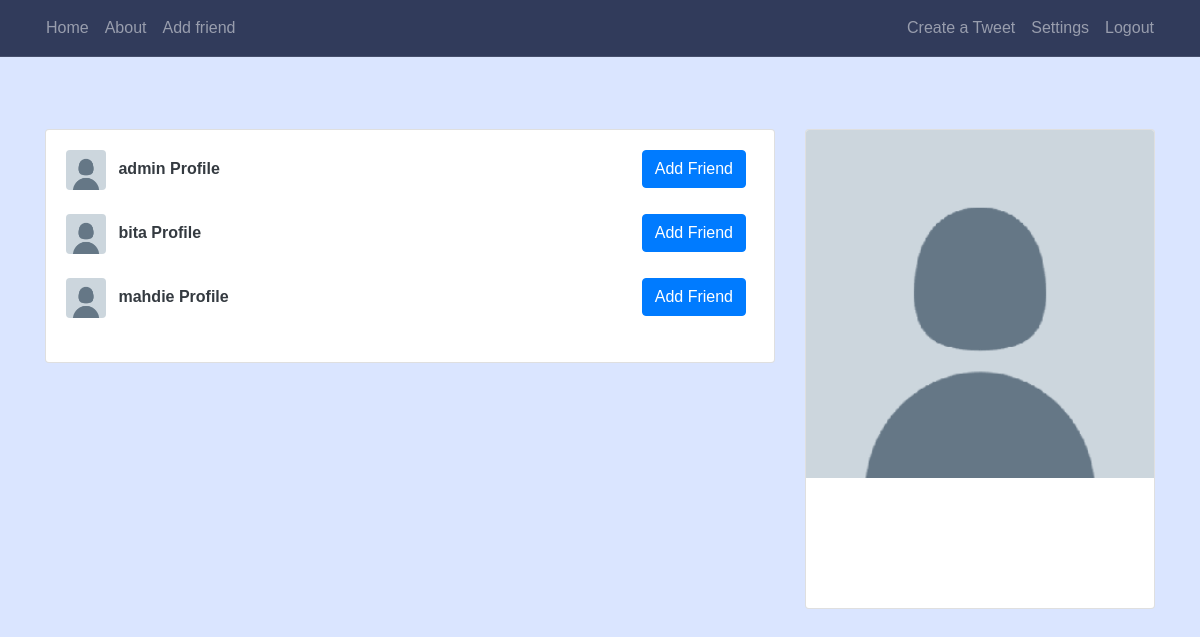
Screenshot of /users/ (signed in) with the database file from the repository.
### apps/user/models/user.py (models this page shows, shortened)
class Profile(models.Model):
    user = models.OneToOneField(User, on_delete=models.CASCADE)
    image = models.ImageField(default='default.png', upload_to='profile_pics')
    bio = models.CharField(max_length=255, blank=True)
    first_name = models.CharField(max_length=50, blank=True, null=True)
    last_name = models.CharField(max_length=50, blank=True, null=True)
    friends = models.ManyToManyField("Profile", blank=True, null=True)
    website = models.CharField(max_length=200, blank=True, null=True)
    phone_number = models.CharField(max_length=11, blank=True,
                                    validators=[mobile_length_validator, mobile_validator, validate_not_empty],
                                    help_text='Please use the follow format :<em>09- - - - - - - - -</em>')
    GENDER_CHOICES = [('Female', 'Female'), ('Male', 'Male'), ('None', 'None')]
    gender = models.CharField(max_length=6, choices=GENDER_CHOICES, default='None')
    birthday = models.DateField(blank=True, null=True,
                                help_text='Please use the follow format :<em>YYYY-MM-DD</em>')
    slug = models.SlugField(verbose_name="Slug", allow_unicode=True, unique=True, blank=True, null=True, default=None)
    def __str__(self):
        return f'{self.user.username} Profile'

### apps/user/views.py (the view)
# urls.py: path('users/', views.users_list, name='users_list'),
@login_required
def users_list(request):
    users = Profile.objects.exclude(user=request.user)
    sent_friend_requests = FriendRequest.objects.filter(from_user=request.user)
    my_friends = request.user.profile.friends.all()
    sent_to = []
    friends = []
    for user in my_friends:
        friend = user.friends.all()
        for f in friend:
            if f in friends:
                friend = friend.exclude(user=f.user)
        friends += friend
    for i in my_friends:
        if i in friends:
            friends.remove(i)
    if request.user.profile in friends:
        friends.remove(request.user.profile)
    random_list = random.sample(list(users), min(len(list(users)), 10))
    for r in random_list:
        if r in friends:
            random_list.remove(r)
    friends += random_list
    for i in my_friends:
        if i in friends:
            friends.remove(i)
    for se in sent_friend_requests:
        sent_to.append(se.to_user)
    context = {
        'users': friends,
        'sent': sent_to
    }
    return render(request, "user/users_list.html", context)

### apps/user/templates/user/users_list.html (shortened to what this page needs)
{% extends "post/base.html" %}
{% load static %}
{% block content %}
<div class="container">
  <div class="row">
    <div class="col-md-8">
      {% if users %}
      <div class="card card-signin my-5">
        <div class="card-body">
          {% for user_p in users %}
          <a href="{{ user_p.get_absolute_url }}"
            ><img
              src="{{ user_p.image.url }}"
              class="rounded mr-2"
              width="40"
              height="40"
              alt=""
          /></a>
          <a class="text-dark" href="{{ user_p.get_absolute_url }}"
            ><b>{{ user_p }}</b></a
          >
          {% if not user_p.user in sent %}
          <small class="float-right">
            <a
              class="btn btn-primary mr-2"
              href="{% url 'send_friend_request' user_p.id %}"
              >Add Friend</a
            >
          </small>
          {% endif %}
          <br /><br />
          {% endfor %}
        </div>
      </div>
      {% else %}
      <h5 class="dark-important"><i>No new people to add now! Please come back later!</i></h5>
      {% endif %}
    </div>
    <div class="col-md-4">
      <div class="card card-signin my-5">
        <a href="{{ request.user.profile.get_absolute_url }}"
          ><img
            class="card-img-top"
            src="{{ request.user.profile.image.url }}"
            alt=""
        /></a>
        <div class="card-body">
          <h5 class="card-title text-center">{{ request.user }}</h5>
          <h6 class="text-center">
            <p class="text-muted">Friends</p>
          </h6>
        </div>
      </div>
    </div>
  </div>
  {% endblock content %} {% block jsfiles %}{% endblock jsfiles %}

### apps/post/static/post/main.css (style rules this page uses)
:root { --muted-color: rgba(255, 255, 255, 0.5); }
body { background: #dae5ff; color: var(--muted-color); margin-top: 5rem; }
h1, h2, h3, h4, h5, h6 { color: var(--muted-color); }
a { color: white; text-underline: none; text-decoration: none !important; }
.text-muted { color: var(--muted-color) !important; }

### apps/post/static/post/style.css (style rules this page uses)
body { font-family: Arial, Helvetica, sans-serif; height: 100vh; margin: 0; padding: 0; background-color: #dae5ff; }

### rows the page displays
Profile: image (placeholder picture), user.username "admin Profile", shows "Add Friend"
Profile: image (placeholder picture), user.username "bita Profile", shows "Add Friend"
Profile: image (placeholder picture), user.username "mahdie Profile", shows "Add Friend"
